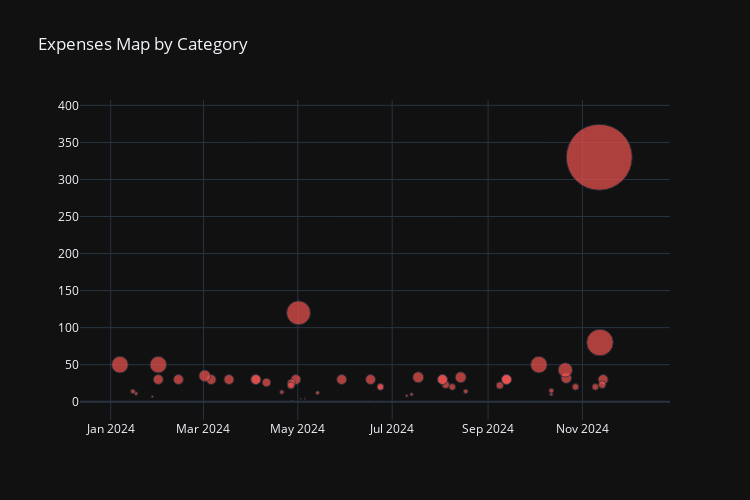

The notebook cell saved with this chart:
### Code cell
def plot_category_map(df: pd.DataFrame, category : str):
    
    df = df[df["category name"] == category]
    df["subcategory name"] = df["subcategory name"].apply(lambda row: "None" if row == "" else row)
    
    fig = go.Figure(layout = go.Layout(height = 500, width = 750, title = "Expenses Map by Category", template = "plotly_dark"))
    fig.add_trace(go.Scatter(x = df["date"],
                             x0= df["subcategory name"],
                             y = df["amount"],
                             hovertext=df["subcategory name"],
                             hoverlabel=dict(font_size = 15),
                             hovertemplate="$%{y} On %{x} <extra></extra>: Subcategory: %{hovertext}",
                             mode = "markers",
                             marker_color = df["color"],
                             marker_size = df["amount"].apply(lambda row: row / 5 if row >= 100 else row / 3),
                             showlegend = False))
    
    return fig

plot_category_map(df, "Shopping")

### Figure 1 — Plotly figure (JSON) as saved in the notebook; plotly's stock layout.template omitted (floating-point values rounded to 4 significant figures)
{"data": [{"hoverlabel": {"font": {"size": 15}}, "hovertemplate": "$%{y} On %{x} <extra></extra>: Subcategory: %{hovertext}", "hovertext": ["Electronics", "Electronics", "Electronics", "Electronics", "Electronics", "Electronics", "Electronics", "Home Items", "Cleanliness", "Home Items", "Electronics", "Beauty", "Electronics", "Electronics", "Electronics", "Cleanliness", "Cleanliness", "Electronics", "Beauty", "Coleccionables", "Electronics", "Electronics", "Electronics", "Cleanliness", "Beauty", "Electronics", "Beauty", "Electronics", "Beauty", "Electronics", "Cleanliness", "Electronics", "Electronics", "Electronics", "Electronics", "Electronics", "Coleccionables", "Home Items", "Electronics", "Home Items", "Coleccionables", "Coleccionables", "Electronics", "Electronics", "Electronics", "Electronics", "Electronics", "Electronics", "Electronics", "Electronics", "Electronics", "Home Items", "Electronics", "Home Items", "Electronics"], "marker": {"color": ["#ef5350", "#ef5350", "#ef5350", "#ef5350", "#ef5350", "#ef5350", "#ef5350", "#ef5350", "#ef5350", "#ef5350", "#ef5350", "#ef5350", "#ef5350", "#ef5350", "#ef5350", "#ef5350", "#ef5350", "#ef5350", "#ef5350", "#ef5350", "#ef5350", "#ef5350", "#ef5350", "#ef5350", "#ef5350", "#ef5350", "#ef5350", "#ef5350", "#ef5350", "#ef5350", "#ef5350", "#ef5350", "#ef5350", "#ef5350", "#ef5350", "#ef5350", "#ef5350", "#ef5350", "#ef5350", "#ef5350", "#ef5350", "#ef5350", "#ef5350", "#ef5350", "#ef5350", "#ef5350", "#ef5350", "#ef5350", "#ef5350", "#ef5350", "#ef5350", "#ef5350", "#ef5350", "#ef5350", "#ef5350"], "size": [10, 7.667, 26.67, 66, 6.667, 6.667, 10.67, 14.33, 3.333, 5, 16.67, 0.6667, 10, 10, 10, 7.333, 4.667, 11, 6.667, 7.667, 10, 10, 11, 3.333, 2.667, 6.667, 6.667, 10, 0.6667, 10, 4, 1.333, 1.333, 24, 10, 0.6667, 0.6667, 8.333, 0.6667, 7.333, 4.333, 8.667, 10, 10, 10, 10, 11.67, 0.3333, 10, 10, 16.67, 2.333, 3.667, 4.667, 16.67]}, "mode": "markers", "showlegend": false, "type": "scatter", "x": ["2024-11-14T09:08:46", "2024-11-13T19:26:13", "2024-11-12T08:12:22", "2024-11-11T21:09:15", "2024-11-09T08:16:28", "2024-10-27T12:43:44", "2024-10-21T13:26:17", "2024-10-20T22:24:46", "2024-10-11T21:20:49", "2024-10-11T21:14:08", "2024-10-03T20:35:29", "2024-09-30T07:44:07", "2024-09-12T22:47:25", "2024-09-12T22:47:08", "2024-09-12T22:46:48", "2024-09-08T14:20:34", "2024-08-17T13:33:56", "2024-08-14T06:50:31", "2024-08-08T20:04:30", "2024-08-04T14:27:06", "2024-08-02T12:56:23", "2024-08-02T12:56:07", "2024-07-17T20:09:50", "2024-07-13T13:18:11", "2024-07-10T10:39:05", "2024-06-23T10:38:58", "2024-06-23T09:05:21", "2024-06-17T00:21:42", "2024-06-16T13:42:27", "2024-05-29T08:56:02", "2024-05-13T18:07:19", "2024-05-05T11:12:18", "2024-05-02T20:37:59", "2024-05-01T11:13:22", "2024-04-29T17:45:45", "2024-04-27T20:18:08", "2024-04-27T20:17:42", "2024-04-26T19:39:08", "2024-04-26T15:33:14", "2024-04-26T13:33:28", "2024-04-20T16:00:36", "2024-04-10T18:12:43", "2024-04-03T21:26:53", "2024-04-03T21:25:44", "2024-03-17T11:41:38", "2024-03-05T22:53:50", "2024-03-01T19:39:12", "2024-02-20T09:56:50", "2024-02-13T19:16:18", "2024-01-31T19:04:05", "2024-01-31T19:03:35", "2024-01-27T23:09:33", "2024-01-17T09:50:03", "2024-01-15T08:55:17", "2024-01-06T23:41:20"], "x0": ["Electronics", "Electronics", "Electronics", "Electronics", "Electronics", "Electronics", "Electronics", "Home Items", "Cleanliness", "Home Items", "Electronics", "Beauty", "Electronics", "Electronics", "Electronics", "Cleanliness", "Cleanliness", "Electronics", "Beauty", "Coleccionables", "Electronics", "Electronics", "Electronics", "Cleanliness", "Beauty", "Electronics", "Beauty", "Electronics", "Beauty", "Electronics", "Cleanliness", "Electronics", "Electronics", "Electronics", "Electronics", "Electronics", "Coleccionables", "Home Items", "Electronics", "Home Items", "Coleccionables", "Coleccionables", "Electronics", "Electronics", "Electronics", "Electronics", "Electronics", "Electronics", "Electronics", "Electronics", "Electronics", "Home Items", "Electronics", "Home Items", "Electronics"], "y": [30, 23, 80, 330, 20, 20, 32, 43, 10, 15, 50, 2, 30, 30, 30, 22, 14, 33, 20, 23, 30, 30, 33, 10, 8, 20, 20, 30, 2, 30, 12, 4, 4, 120, 30, 2, 2, 25, 2, 22, 13, 26, 30, 30, 30, 30, 35, 1, 30, 30, 50, 7, 11, 14, 50]}], "layout": {"height": 500, "title": {"text": "Expenses Map by Category"}, "width": 750}}
